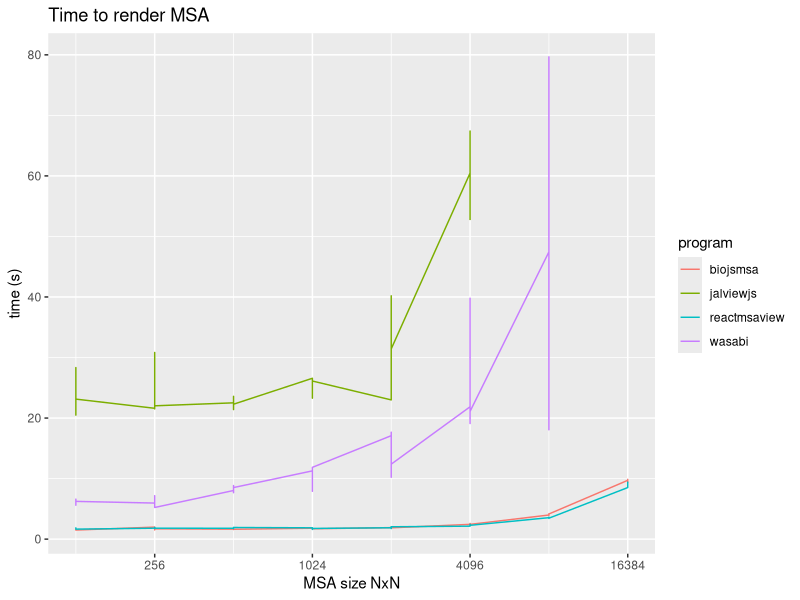
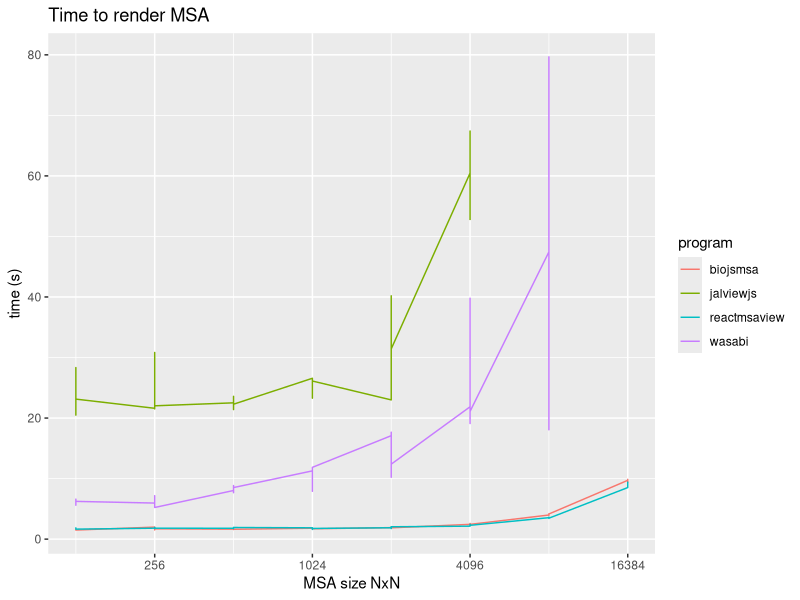

Recreate these plots in R, in order.
library(ggplot2)

df <- read.table("out.tsv", header = TRUE)

ggplot(df, aes(x = size, y = time, color = program)) +
  geom_line() +
  scale_x_continuous(trans = "log2") +
  ylab("time (s)") +
  xlab("MSA size NxN") +
  ggtitle("Time to render MSA")
ggsave("plot.png")
